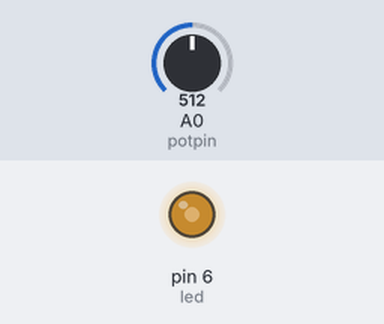
The sketch below on a simulated Arduino Uno, built with avr-gcc and run on an emulated ATmega328P. On the bench: output pins drawn as LEDs (lit = HIGH). Inputs (shaded band) come from the test bench; at power-on: A0 (potpin) = 512.

Above: at 1.2 s.
1.3 s: A0 (potpin) set to 716
At 2.3 s:
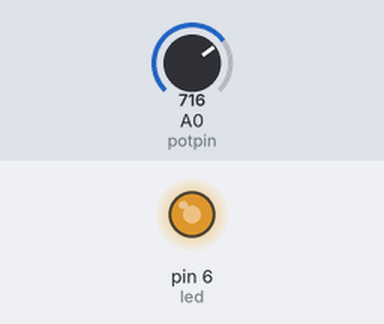
2.9 s: A0 (potpin) set to 900
At 3.6 s:
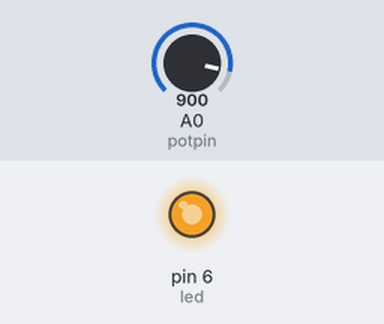
4.5 s: A0 (potpin) set to 122
At 5.8 s:
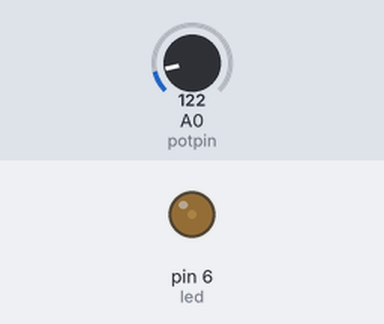
6.1 s: A0 (potpin) set to 0
At 7.3 s:
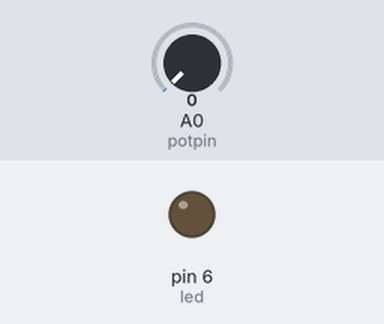
Timing chart, 0 to 8.7 s (numbered marks = the images above; inputs shaded):
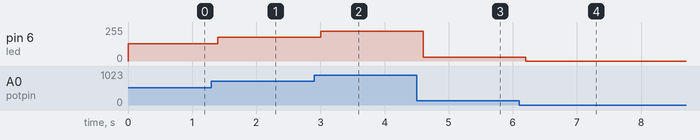

The sketch:

sketch_mar10a.ino
```cpp
int led = 6;
int potpin = A0;


void setup() {
  pinMode(led,OUTPUT);
  pinMode(potpin, INPUT);

}

void loop() {
  int pot = analogRead(potpin);
  int brightness = pot/4;
  analogWrite(led,brightness);
  delay(200);
}
```

Measured:
- after the input at 1.3 s, pin 6 (led): 128/255 → 179/255 after 0.10 s
- after the input at 2.9 s, pin 6 (led): 179/255 → 225/255 after 0.10 s
- after the input at 4.5 s, pin 6 (led): 225/255 → 30/255 after 0.10 s
- after the input at 6.1 s, pin 6 (led): 30/255 → 0/255 after 0.10 s
